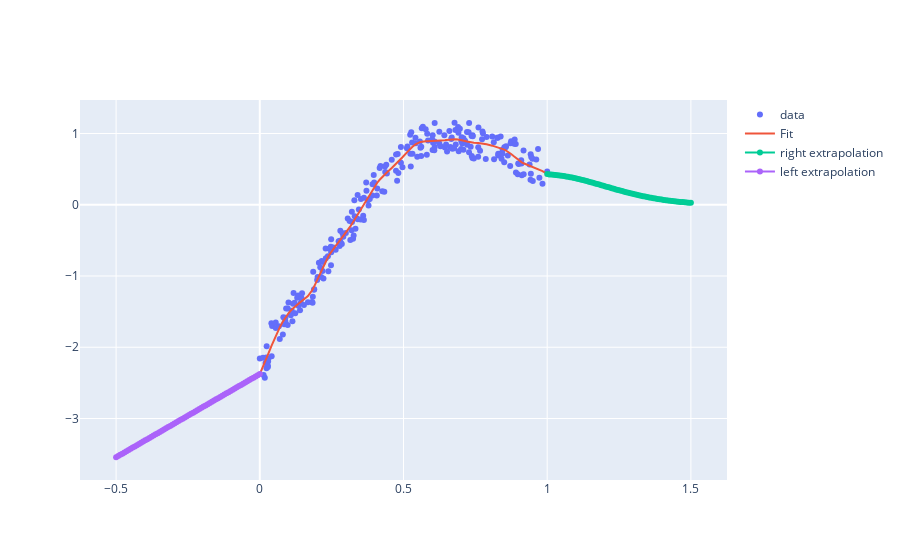

Notebook source saved alongside this figure:
### Markdown cell above
# Extrapolation

### Code cell
import numpy as np
import plotly.express as px
import plotly.graph_objects as go
from stareg import StarModel 
from stareg.bspline import Bspline
from scipy.stats import t

# test with different dataset
np.random.seed(41)
n_samples = 250
x = np.random.random(n_samples)
x.sort()
xmax, xmin = x.max(), x.min()
x = x
x = (x - xmin) / (xmax - xmin)
noise = np.random.random(n_samples)
y_true = 2*np.exp(-(x - 0.4)**2 / 0.1) - 5.5*x**2 
y = y_true + noise*1
y = np.flip(y)
y = (y - y.mean()) / y.std()

n_param = 25
descr = ( ("s(1)", "peak", n_param, (0.1, 1000), "equidistant"), )
M = StarModel(description=descr)
M.fit(X=x.reshape(-1,1), y=y, plot_=False)

# extrapolation
x_right = np.linspace(1,1.5,70)
x_left = np.linspace(-0.5,0,70)

fig = go.Figure()
fig.add_trace(go.Scatter(x=x, y=y, mode="markers", name="data"))
fig.add_trace(go.Scatter(x=x, y=M.basis @ M.coef_, name="Fit"))
fig.add_trace(go.Scatter(x=x_right, y=M.predict(X_pred=x_right, extrapol_type="zero", depth=5), mode="markers+lines", name="right extrapolation"))
fig.add_trace(go.Scatter(x=x_left, y=M.predict(X_pred=x_left, extrapol_type="linear", depth=13), mode="markers+lines", name="left extrapolation"))

### Figure 1 — Plotly figure (JSON) as saved in the notebook; plotly's stock layout.template omitted (floating-point values rounded to 4 significant figures; data arrays with more than 128 entries replaced by an {"elided": "..."} marker saying what was removed)
{"data": [{"mode": "markers", "name": "data", "type": "scatter", "x": {"elided": "250 float values"}, "y": {"elided": "250 float values"}}, {"name": "Fit", "type": "scatter", "x": {"elided": "250 float values"}, "y": {"elided": "250 float values"}}, {"mode": "markers+lines", "name": "right extrapolation", "type": "scatter", "x": [1, 1.007, 1.014, 1.022, 1.029, 1.036, 1.043, 1.051, 1.058, 1.065, 1.072, 1.08, 1.087, 1.094, 1.101, 1.109, 1.116, 1.123, 1.13, 1.138, 1.145, 1.152, 1.159, 1.167, 1.174, 1.181, 1.188, 1.196, 1.203, 1.21, 1.217, 1.225, 1.232, 1.239, 1.246, 1.254, 1.261, 1.268, 1.275, 1.283, 1.29, 1.297, 1.304, 1.312, 1.319, 1.326, 1.333, 1.341, 1.348, 1.355, 1.362, 1.37, 1.377, 1.384, 1.391, 1.399, 1.406, 1.413, 1.42, 1.428, 1.435, 1.442, 1.449, 1.457, 1.464, 1.471, 1.478, 1.486, 1.493, 1.5], "y": [0.4334, 0.426, 0.424, 0.4214, 0.4185, 0.4151, 0.4114, 0.4072, 0.4027, 0.3978, 0.3925, 0.3869, 0.3809, 0.3747, 0.3682, 0.3614, 0.3544, 0.3471, 0.3396, 0.332, 0.3241, 0.3161, 0.308, 0.2998, 0.2915, 0.2831, 0.2747, 0.2662, 0.2578, 0.2493, 0.2409, 0.2325, 0.2241, 0.2158, 0.2077, 0.1996, 0.1916, 0.1837, 0.176, 0.1685, 0.1611, 0.1538, 0.1467, 0.1398, 0.1331, 0.1266, 0.1203, 0.1141, 0.1082, 0.1024, 0.09691, 0.09158, 0.08644, 0.08152, 0.07679, 0.07226, 0.06792, 0.06378, 0.05982, 0.05606, 0.05247, 0.04906, 0.04583, 0.04276, 0.03986, 0.03711, 0.03452, 0.03207, 0.02977, 0.0276]}, {"mode": "markers+lines", "name": "left extrapolation", "type": "scatter", "x": [-0.5, -0.4928, -0.4855, -0.4783, -0.471, -0.4638, -0.4565, -0.4493, -0.442, -0.4348, -0.4275, -0.4203, -0.413, -0.4058, -0.3986, -0.3913, -0.3841, -0.3768, -0.3696, -0.3623, -0.3551, -0.3478, -0.3406, -0.3333, -0.3261, -0.3188, -0.3116, -0.3043, -0.2971, -0.2899, -0.2826, -0.2754, -0.2681, -0.2609, -0.2536, -0.2464, -0.2391, -0.2319, -0.2246, -0.2174, -0.2101, -0.2029, -0.1957, -0.1884, -0.1812, -0.1739, -0.1667, -0.1594, -0.1522, -0.1449, -0.1377, -0.1304, -0.1232, -0.1159, -0.1087, -0.1014, -0.0942, -0.08696, -0.07971, -0.07246, -0.06522, -0.05797, -0.05072, -0.04348, -0.03623, -0.02899, -0.02174, -0.01449, -0.007246, 0], "y": [-3.544, -3.527, -3.51, -3.493, -3.476, -3.459, -3.442, -3.425, -3.408, -3.392, -3.375, -3.358, -3.341, -3.324, -3.307, -3.29, -3.273, -3.256, -3.239, -3.222, -3.205, -3.188, -3.171, -3.155, -3.138, -3.121, -3.104, -3.087, -3.07, -3.053, -3.036, -3.019, -3.002, -2.985, -2.968, -2.951, -2.934, -2.918, -2.901, -2.884, -2.867, -2.85, -2.833, -2.816, -2.799, -2.782, -2.765, -2.748, -2.731, -2.714, -2.698, -2.681, -2.664, -2.647, -2.63, -2.613, -2.596, -2.579, -2.562, -2.545, -2.528, -2.511, -2.494, -2.477, -2.461, -2.444, -2.427, -2.41, -2.393, -2.376]}], "layout": {"autosize": true, "xaxis": {"autorange": true, "range": [-0.62, 1.62], "type": "linear"}, "yaxis": {"autorange": true, "range": [-3.888, 1.495], "type": "linear"}}}
